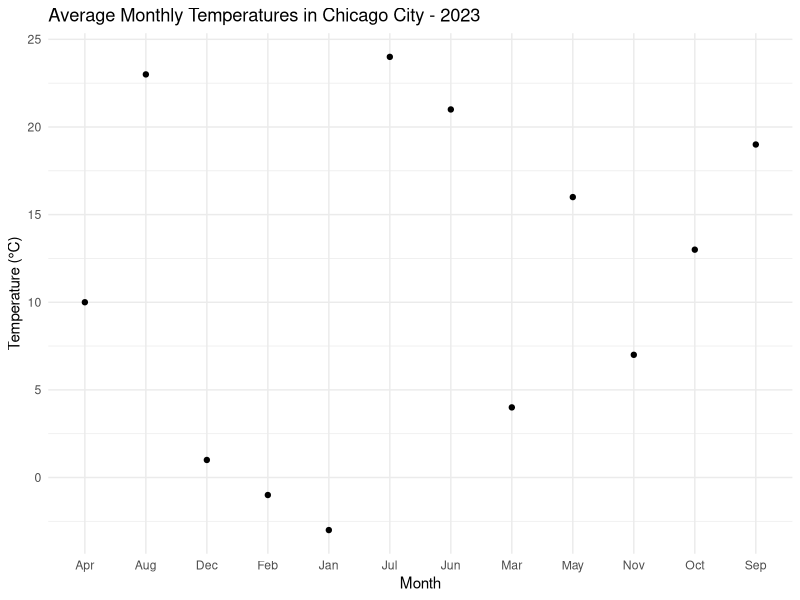

This figure's R source:
## ---- chunk 1
library(ggplot2)

# Create a data frame
df <- data.frame(
  Month = c('Jan', 'Feb', 'Mar', 'Apr', 'May', 'Jun', 'Jul', 'Aug', 'Sep', 'Oct', 'Nov', 'Dec'),
  Temperature_C = c(-3, -1, 4, 10, 16, 21, 24, 23, 19, 13, 7, 1)
)

# Plot using ggplot2
ggplot(df, aes(x=Month, y=Temperature_C)) +
  geom_line() +
  geom_point() +
  theme_minimal() +
  labs(title="Average Monthly Temperatures in Chicago City - 2023",
       x="Month", y="Temperature (°C)")
